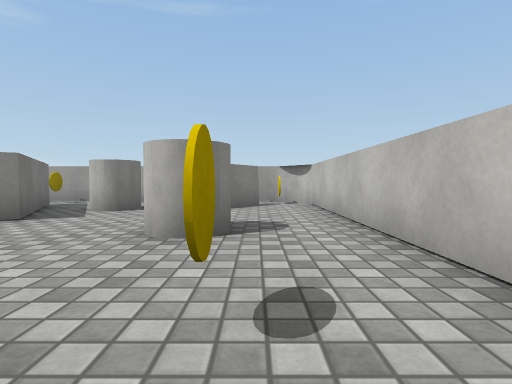
view 1 (above)

12 first-person views from a walk through a 3-D level made in the Unity game engine. The camera is 0.59 m above the floor, tilts 2° down and sees 80° across. The floor is counted in squares, 1 m on a side. Each view is taken from the middle of a square. On the plan, view 1 faces up. The plan holds only what a view shows up to about 9 squares ahead; the rest is blank. The player is left out. Surface patterns are stand-ins for the level's own textures.

view 2
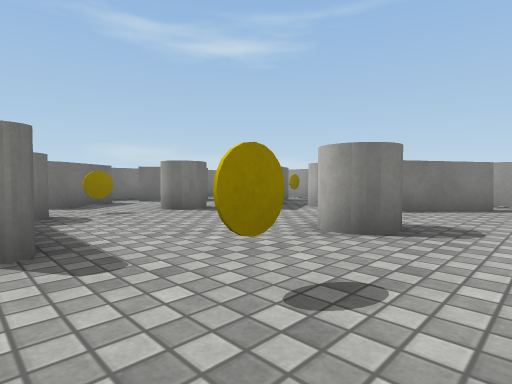

view 3
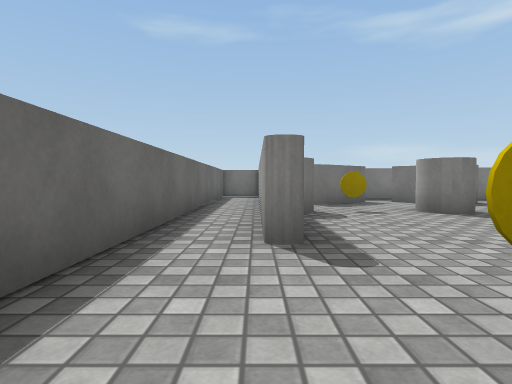

view 4
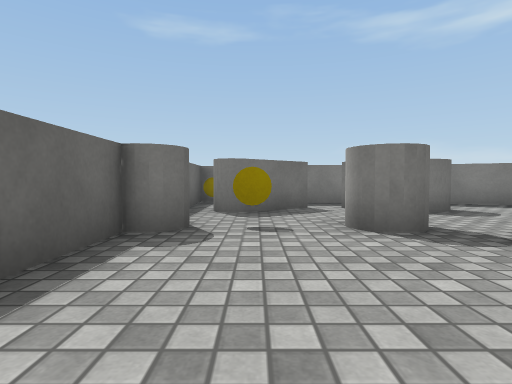

view 5
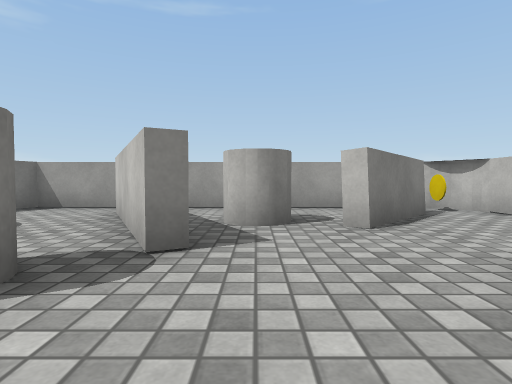

view 6
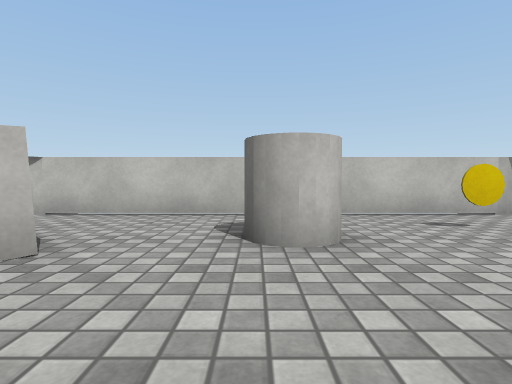

view 7
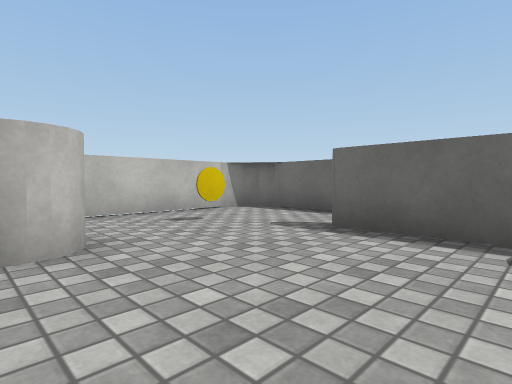

view 8
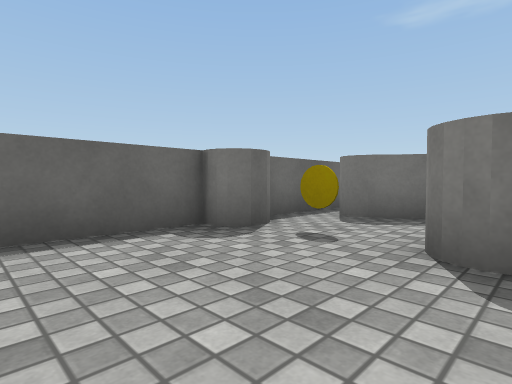

view 9
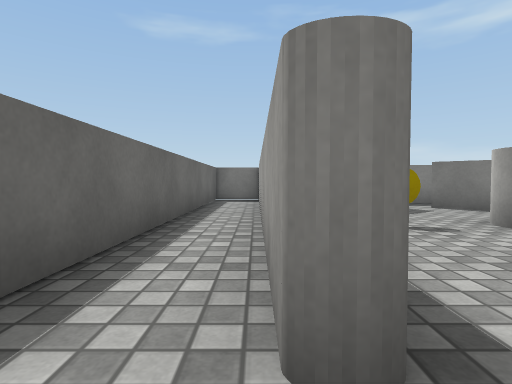

view 10
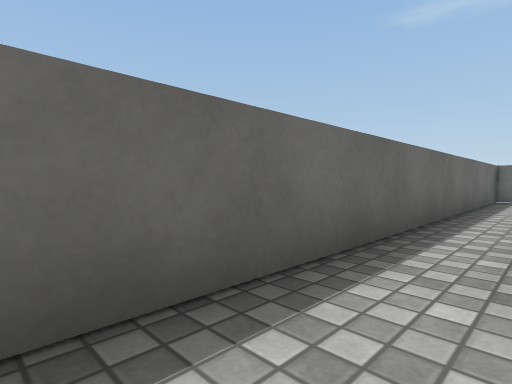

view 11
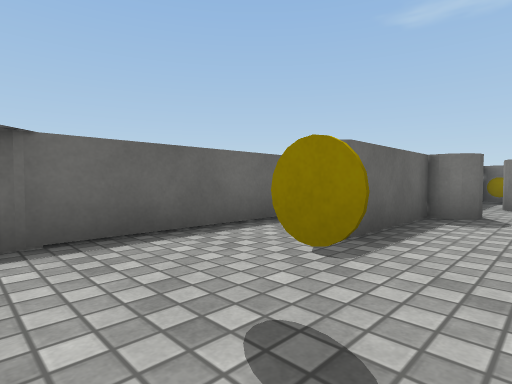

view 12
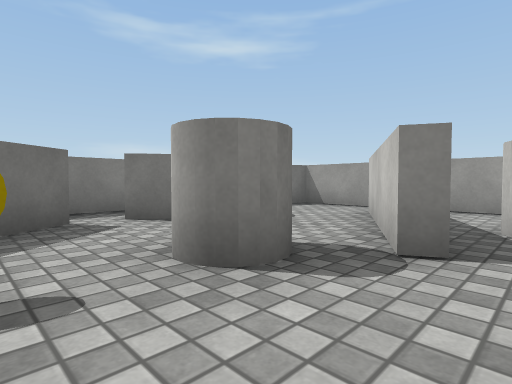

### Floor plan
Points are (right, up) in squares from view 1. A wall is a line through its corners. A room is listed if a view was taken in it or the views show most of it. See-through windows are left out.
Room 1 (views 1, 2, 3, 4, 5, 6, 7, 8, 9, 10, 11, 12)
walls: (-1.9, 0.1) (-6.8, 0.1); (-5.3, 7.8) (-3.6, 4.6) (-3.9, 4.4) (-5.6, 7.6); (-9, 4.8) (-9, 3.4); (-9.5, 0.9) (-9.6, 0.5) (-1.9, 0.5); (0.1, 7.6) (-1.6, 5.7) (-1.9, 6.1); (1.4, -0.4) (1.4, 7.9); (0.6, 8.7) (-7.8, 8.7) (-8.6, 6.8); (-10.6, -1.3) (0.6, -1.3)
objects: yellow coin (-9, 1); other object (-8, 1) to (-7, 3); other object (-8, 4) to (-7, 6); cylinder (-5, 1); yellow coin (-5, 2); cylinder (-5, 3) to (-5, 4); cylinder (-3, 6) to (-3, 7); cylinder (-1, 3) to (-1, 4); yellow coin (0, 1); yellow coin (1, 8)

Positions as (right, up) in squares from view 1, and headings:
1: (0, 0), facing up
2: (1, 0), facing up-left
3: (1, 0), facing left
4: (-1, 2), facing left
5: (-3, 2), facing up
6: (-4, 4), facing right
7: (-4, 4), facing down-right
8: (-2, 4), facing down-left
9: (-1, 0), facing left
10: (0, 0), facing down-left
11: (1, 2), facing down-left
12: (-3, 2), facing up-left
